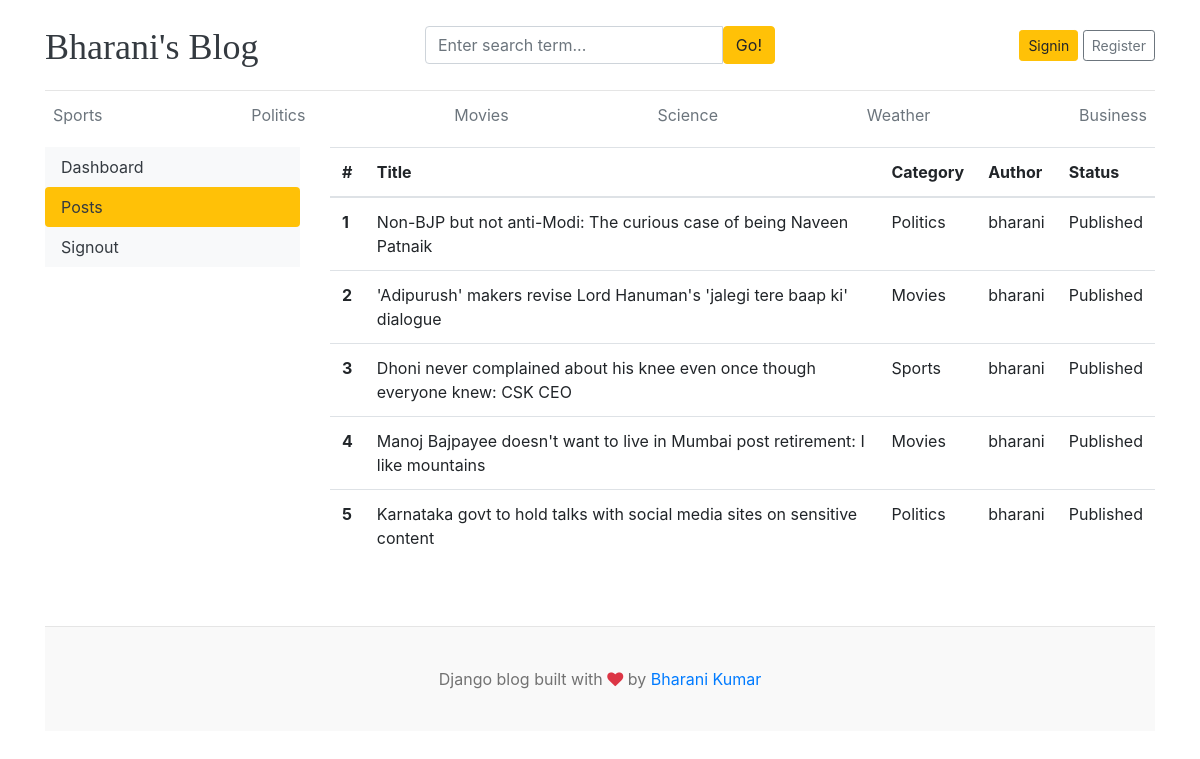
The app's page /dashboard/posts/ with its own data.
### blogs/models.py (models this page shows, shortened)
class Category(models.Model):
    category_name = models.CharField(max_length=50, unique=True)
    created_At = models.DateTimeField(auto_now_add=True)
    updated_At = models.DateTimeField(auto_now=True)
    def __str__(self):
        return self.category_name
    class Meta:
        verbose_name_plural = 'categories'

class Blog(models.Model):
    title = models.CharField(max_length=100)
    slug = models.SlugField(max_length=150, unique=True, blank=True)
    category = models.ForeignKey(Category, on_delete=models.CASCADE)
    author = models.ForeignKey(User, on_delete=models.CASCADE)
    featured_image = models.ImageField(upload_to='uploads/%Y/%m/%d')
    short_discription = models.TextField(max_length=500)
    blog_body = models.TextField(max_length=2000)
    status = models.CharField(max_length=20, choices=STATUS_CHOICES, default="Draft")
    is_featured = models.BooleanField(default=False)
    created_at = models.DateTimeField(auto_now_add=True)
    updated_at = models.DateTimeField(auto_now=True)

### dashboards/views.py (the view)
# urls.py: path('posts/', views.posts, name='posts'),
def posts(request):
    posts = Blog.objects.all()
    context = {
        'posts' : posts,
    }
    return render(request, 'dashboard/posts.html', context)

### blogs/context_processors.py (called while the page is built)
def get_categories(request):
    categories = Category.objects.all()
    return dict(categories=categories)

def get_socialLinks(request):
    links = SocialLink.objects.all()
    return dict(links=links)

### templates/dashboard/posts.html (shortened to what this page needs)
{% extends 'base.html' %}
{% block content %}
<div class="row">
    {% include 'dashboard/sidebar.html' %}
    <div class="col-md-9">
        <table class="table table-hover">
            <thead>
              <tr>
                <th>#</th>
                <th>Title</th>
                <th>Category</th>
                <th>Author</th>
                <th>Status</th>
              </tr>
            </thead>
            <tbody>
            {% for post in posts %}
              <tr>
                <th>{{ forloop.counter }}</th>
                <td>{{ post.title }}</td>
                <td>{{ post.category }}</td>
                <td>{{ post.author }}</td>
                <td>{{ post.status }}</td>
              </tr>
            {% endfor %}
            </tbody>
          </table>
    </div>
</div>
{% endblock %}

### templates/base.html (shortened to what this page needs)
{% load static %}
<!DOCTYPE html>
<html lang="en">
<head>
    <link href="https://getbootstrap.com/docs/4.0/dist/css/bootstrap.min.css" rel="stylesheet">
    <link href="{% static 'css/blog.css' %}" rel="stylesheet">
    <link rel="stylesheet" href="https://cdnjs.cloudflare.com/ajax/libs/font-awesome/4.7.0/css/font-awesome.min.css">
  </head>
<body>
    <div class="container">
      <header class="blog-header py-3">
        <div class="row flex-nowrap justify-content-between align-items-center">
          <div class="col-4 pt-1">
            <a class="blog-header-logo text-dark" href="{% url 'home' %}">Bharani's Blog</a>
          </div>
          <div class="col-4">
            <form action="{% url 'search' %}" method="GET">
              <div class="input-group">
                <input class="form-control" type="text" name="keyword" value="{{keyword}}" placeholder="Enter search term..." aria-label="Enter search term..." aria-describedby="button-search" />
                <button type="submit" class="btn btn-warning" id="button-search" type="button">Go!</button>
            </div>
            </form>
          </div>
          <div class="col-4 d-flex justify-content-end align-items-center">
            {% if not user.is_authenticated %}
            <a class="btn btn-sm btn-warning" href="{% url 'signin' %}">Signin</a> &nbsp;
            <a class="btn btn-sm btn-outline-secondary" href="{% url 'registration' %}">Register</a>
            {% else %}
            {% if perms.blogs.add_blog %}
            <span><a href="{% url 'dashboard' %}" class="btn btn-warning btn-sm">Dashboard</a></span>
            {% endif %}
            &emsp;
            <span><a href="{% url 'signout' %}" class="btn btn-sm btn-warning">'{{ user }}' SignOut</a></span>
            {% endif %}
          </div>
        </div>
      </header>
      <div class="nav-scroller py-1 mb-2">
        <nav class="nav d-flex justify-content-between">
          {% for cat in categories%}
          <a class="p-2 text-muted" href="{% url 'posts_by_category' cat.id %}">{{cat.category_name}}</a>
          {% endfor %}
        </nav>
      </div>
{% block content %}
{% endblock %}
<footer class="blog-footer">
    <p>Django blog built with <i class="fa fa-heart text-danger "></i> by <a href="#">Bharani Kumar</a></p>
  </footer>
  </body>
  </html>

### static/css/blog.css (style rules this page uses)
.blog-header { border-bottom: 1px solid #e5e5e5; }
.blog-header-logo { font-family: "Playfair Display", Georgia, "Times New Roman", serif; font-size: 2.25rem; }
.blog-footer { padding: 2.5rem 0; color: #727272; text-align: center; background-color: #f9f9f9; border-top: .05rem solid #e5e5e5; }
.blog-footer p:last-child { margin-bottom: 0; }

### records on screen
Category: category_name "Sports"
Category: category_name "Politics"
Category: category_name "Movies"
Category: category_name "Science"
Category: category_name "Weather"
Category: category_name "Business"
Blog: title "Non-BJP but not anti-Modi: The curious case of being Naveen Patnaik", category "Politics", author "bharani", status "Published"
Blog: title "'Adipurush' makers revise Lord Hanuman's 'jalegi tere baap ki' dialogue", category "Movies", author "bharani", status "Published"
Blog: title "Dhoni never complained about his knee even once though everyone knew: CSK CEO", category "Sports", author "bharani", status "Published"
Blog: title "Manoj Bajpayee doesn't want to live in Mumbai post retirement: I like mountains", category "Movies", author "bharani", status "Published"
Blog: title "Karnataka govt to hold talks with social media sites on sensitive content", category "Politics", author "bharani", status "Published"
